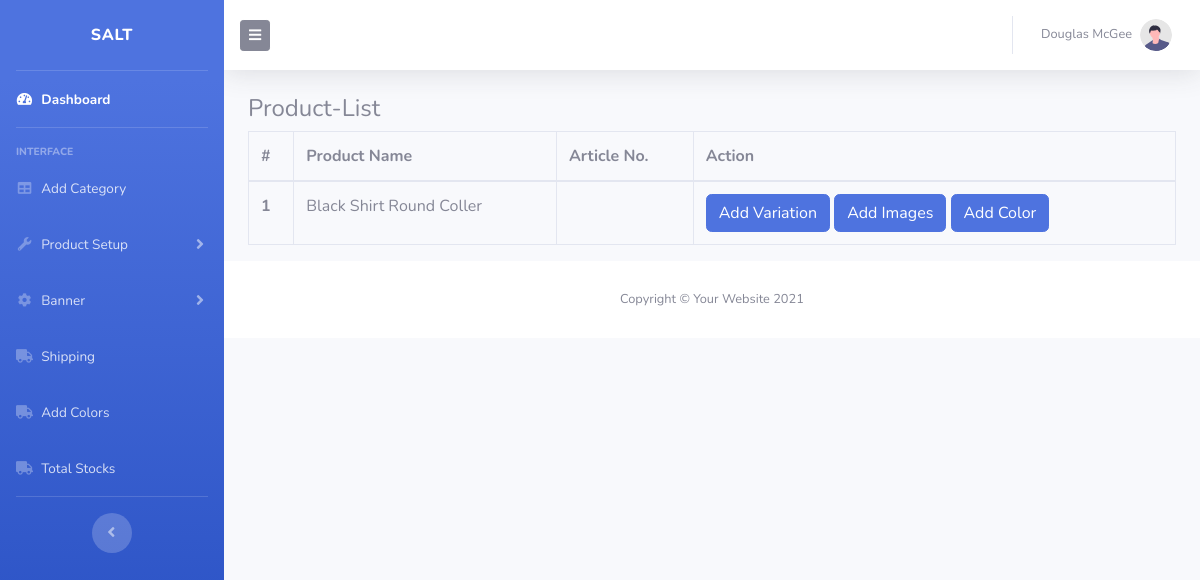
Before: /product-list with the older database file.
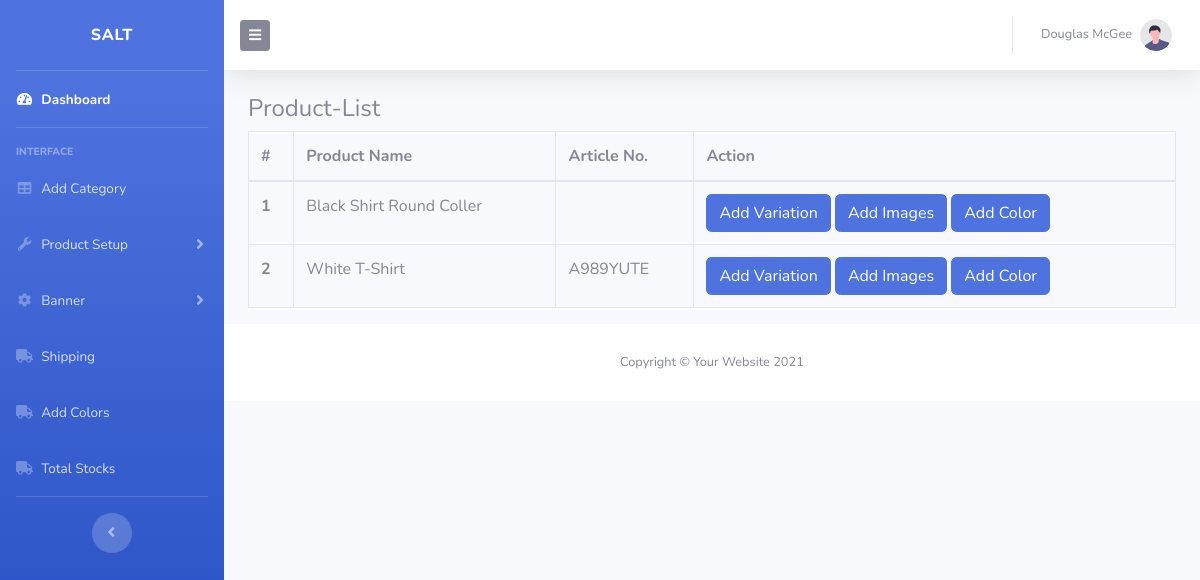
After: the same page with the newer database file.
### tables this page shows
CREATE TABLE `tbl_main_product` (
  `product_id` int(12) NOT NULL,
  `product_uuid` varchar(255) NOT NULL,
  `product_name` varchar(255) NOT NULL,
  `slug_product` varchar(255) NOT NULL,
  `brand_name` varchar(25) NOT NULL,
  `article_no` varchar(100) NOT NULL,
  `parent_cat_id` int(2) NOT NULL,
  `child_cat_id` int(2) NOT NULL,
  `slug_cat_child` varchar(255) DEFAULT NULL,
  `product_main_image` varchar(255) NOT NULL,
  `product_short_description` varchar(255) NOT NULL,
  `product_long_description` varchar(255) NOT NULL,
  `product_size` varchar(255) NOT NULL,
  `product_size_name` varchar(255) NOT NULL,
  `product_color` varchar(255) NOT NULL,
  `product_color_name` varchar(255) NOT NULL,
  `product_quantity` int(100) NOT NULL,
  `product_mrp` float(20,2) NOT NULL,
  `product_selling_price` float(20,2) NOT NULL,
  `discount_percentage` int(2) NOT NULL,
  `created_at` timestamp(6) NOT NULL DEFAULT current_timestamp(6) ON UPDATE current_timestamp(6),
  `updated_at` timestamp(6) NOT NULL DEFAULT '0000-00-00 00:00:00.000000',
  `status` int(2) NOT NULL DEFAULT 1,
  `isActive` int(2) NOT NULL DEFAULT 1
);

### application/controllers/Admin/Admin_Controller.php (called while the page is built, shortened)
<?php
class Admin_Controller extends CI_Controller {
	function __construct() {
		$this->load->helper('url');
        $this->load->model('Admin_model');
	}
	public function show_product_list()
	{
		$data['product_list'] = $this->Admin_model->fetchProductList();
		$this->load->view('admin/header');
		$this->load->view('admin/side_nav');
		$this->load->view('admin/top_nav');
		$this->load->view('admin/product_list', $data);
		$this->load->view('admin/footer');
	}
}

### index.php (called while the page is built, shortened)
<?php
require_once BASEPATH.'core/CodeIgniter.php';

### application/models/Admin_model.php (called while the page is built, shortened)
<?php
 class Admin_Model extends CI_Model{
    public function fetchProductList()
    {
        $query = "SELECT product_id,product_uuid,product_name,article_no FROM tbl_main_product WHERE status='1'";
        $q = $this->db->query($query);
        if ($q->num_rows() > 0) {
               return $q->result();
          }
          else {
              return NULL;
          }
    }
}

### application/views/admin/Product_list.php (the view, shortened to what this page needs)
<!DOCTYPE html>
<html lang="en">
<head>
    <div class="container">
      <h4>Product-List</h4>
    <table class="table table-bordered">
  <thead>
    <tr>
      <th scope="col">#</th>
      <th scope="col">Product Name</th>
      <th scope="col">Article No.</th>
      <th scope="col">Action</th>
    </tr>
  </thead>
  <tbody>
    <?php
    if(isset($product_list)){
    foreach($product_list as $row):?>
    <tr>
      <th><?= $row->product_id; ?></th>
      <td><?= $row->product_name; ?></td>
      <td><?= $row->article_no; ?></td>
      <td>
      <a href="<?= base_url('add-variation/').$row->product_uuid; ?>" class="btn btn-primary" role="button" aria-pressed="true">Add Variation</a>
      <a href="<?= base_url('add-images/').$row->product_uuid; ?>" class="btn btn-primary" role="button" aria-pressed="true">Add Images</a>
      <a href="<?= base_url('add-colored-images/').$row->product_uuid; ?>" class="btn btn-primary" role="button" aria-pressed="true">Add Color</a>
      </td>
    </tr>
    <?php endforeach;} ?>
  </tbody>
</table>
    </div>
</head>
<body>
</body>
</html>

### application/views/admin/header.php (shortened to what this page needs)
<!DOCTYPE html>
<html lang="en">
<head>
    <link rel="stylesheet" href="https://cdnjs.cloudflare.com/ajax/libs/font-awesome/5.15.3/css/all.min.css" />
    <link rel="stylesheet" href="https://cdnjs.cloudflare.com/ajax/libs/font-awesome/5.15.3/css/fontawesome.min.css" />
    <link href="<?= base_url('assets/vendor/fontawesome-free/css/all.min.css'); ?>" rel="stylesheet" type="text/css">
    <link href="<?= base_url('assets/css/sb-admin-2.min.css'); ?>" rel="stylesheet">
</head>

### application/views/admin/side_nav.php (shortened to what this page needs)
<body id="page-top">
    <div id="wrapper">
        <div id="sideNav_menu" style="background-color:#224abe;">
        <ul class="navbar-nav bg-gradient-primary sidebar sidebar-dark accordion" id="accordionSidebar">
            <a class="sidebar-brand d-flex align-items-center justify-content-center"
            href="<?= base_url('/'); ?>">
                <div class="sidebar-brand-text mx-3">Salt</div>
            </a>
            <hr class="sidebar-divider my-0">
            <li class="nav-item active">
                <a class="nav-link" href="<?= base_url('admin'); ?>" >
                    <i class="fas fa-fw fa-tachometer-alt"></i>
                    <span>Dashboard</span></a>
            </li>
            <hr class="sidebar-divider">
            <div class="sidebar-heading">
                Interface
            </div>
            <li class="nav-item">
                <a class="nav-link" href="<?= base_url('add-categories'); ?>">
                    <i class="fas fa-fw fa-table"></i>
                    <span>Add Category</span>
                </a>
            </li>
            <li class="nav-item">
                <a class="nav-link collapsed" href="#" data-toggle="collapse" data-target="#collapseUtilities"
                    aria-expanded="true" aria-controls="collapseUtilities">
                    <i class="fas fa-fw fa-wrench"></i>
                    <span>Product Setup</span>
                </a>
            </li>
            <li class="nav-item">
                <a class="nav-link collapsed" href="#" data-toggle="collapse" data-target="#collapseTwo"
                    aria-expanded="true" aria-controls="collapseTwo">
                    <i class="fas fa-fw fa-cog"></i>
                    <span>Banner</span>
                </a>
            </li>
            <li class="nav-item">
                <a class="nav-link" href="<?= base_url('show-shipping'); ?>">
                <i class="fas fa-regular fa-truck"></i>
                    <span>Shipping</span>
                </a>
            </li>
            <li class="nav-item">
                <a class="nav-link" href="<?= base_url('show-stocks'); ?>">
                <i class="fas fa-regular fa-truck"></i>
                    <span>Add Colors</span>
                </a>
            </li>
            <li class="nav-item">
                <a class="nav-link" href="<?= base_url('show-stocks'); ?>">
                <i class="fas fa-regular fa-truck"></i>
                    <span>Total Stocks</span>
                </a>
            </li>
            <hr class="sidebar-divider d-none d-md-block">
            <div class="text-center d-none d-md-inline">
                <button class="rounded-circle border-0" id="sidebarToggle"></button>
            </div>
        </ul>
    </div>

### application/views/admin/top_nav.php (shortened to what this page needs)
<div id="content-wrapper" class="d-flex flex-column">
<div id="content">
<nav class="navbar navbar-expand navbar-light bg-white topbar mb-4 static-top shadow">
<button type="button" class="btn btn-secondary btn-sm" onclick='toggle()'><i class="fas fa-solid fa-bars"></i></button>
    <ul class="navbar-nav ml-auto">
        <li class="nav-item dropdown no-arrow">
            <a class="nav-link dropdown-toggle" href="#" id="userDropdown" role="button"
                data-toggle="dropdown" aria-haspopup="true" aria-expanded="false">
                <span class="mr-2 d-none d-lg-inline text-gray-600 small">Douglas McGee</span>
                <img class="img-profile rounded-circle"
                    src="<?= base_url('assets/img/undraw_profile.svg');?>">
            </a>
        </li>
    </ul>
</nav>

### application/views/admin/footer.php (shortened to what this page needs)
<footer class="sticky-footer bg-white">
                <div class="container my-auto">
                    <div class="copyright text-center my-auto">
                        <span>Copyright &copy; Your Website 2021</span>
                    </div>
                </div>
            </footer>
        </div>
    </div>
</body>
</html>

Changed rows visible on the page:
added tbl_main_product: product_id "2", product_name "White T-Shirt", article_no "A989YUTE"
